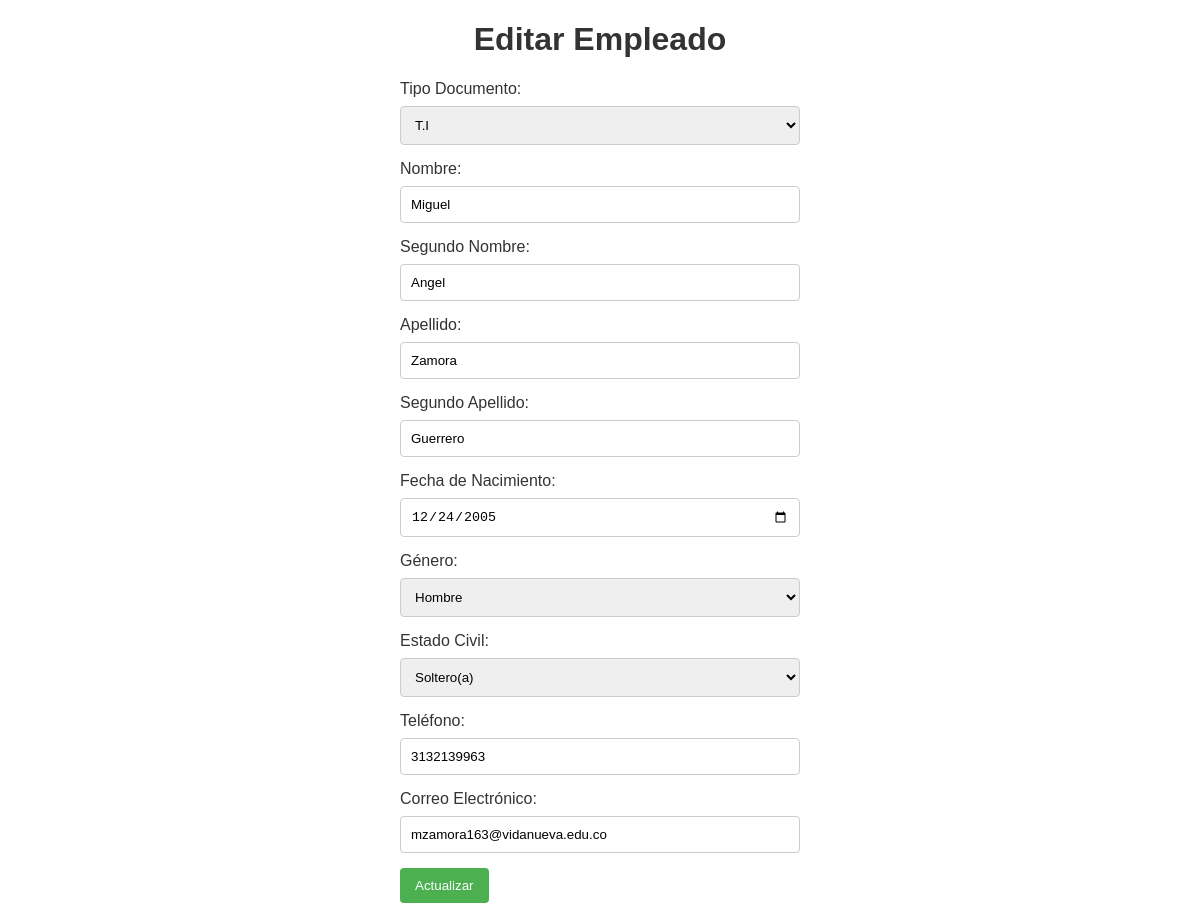
The page /editar_empleado.php?identificacion=1074810385 (signed in) on the database its author committed.
### tables this page shows
CREATE TABLE `empleados` (
  `identificacion` char(10) NOT NULL,
  `NIT` char(10) NOT NULL,
  `tipo_documento` enum('C.C','T.I','C.E') NOT NULL,
  `nombre` varchar(50) NOT NULL,
  `nombre2` varchar(50) DEFAULT NULL,
  `apellido` varchar(50) NOT NULL,
  `apellido2` varchar(50) DEFAULT NULL,
  `fecha_nacimiento` date NOT NULL,
  `genero` enum('Hombre','Mujer','Indefinido') DEFAULT NULL,
  `estado_civil` enum('soltero(a)','casado(a)','viudo(a)','divorciado(a)') DEFAULT NULL,
  `telefono` double NOT NULL,
  `correo` varchar(50) NOT NULL
);

### conexion.php (called while the page is built, shortened)
<?php
class Conexion {
    private $host = "localhost";
    private $username = "root";
    private $password = "";
    private $database = "proyecto";
    private $charset = 'utf8';
    protected $pdo;
    public function __construct($host = null, $username = null, $password = null, $database = null, $charset = 'utf8') {
        $this->charset = $charset;
    }
    private function connect() {
        $dsn = "mysql:host={$this->host};dbname={$this->database};charset={$this->charset}";
        try {
            $this->pdo = new PDO($dsn, $this->username, $this->password);
            $this->pdo->setAttribute(PDO::ATTR_ERRMODE, PDO::ERRMODE_EXCEPTION);
        } catch (PDOException $e) {
            die("Error: " . $e->getMessage());
        }
    }
    public function getPdo() {
        return $this->pdo;
    }
}
?>

### clases.php (called while the page is built, shortened)
<?php
require_once 'conexion.php';
class Empleados extends Conexion {
    public function seleccionarEmpleadoPorIdentificacion($identificacion) {
        $query = "SELECT * FROM empleados WHERE identificacion = :identificacion";
        $stmt = $this->getPdo()->prepare($query);
        $stmt->bindParam(':identificacion', $identificacion, PDO::PARAM_STR);
        $stmt->execute();
        return $stmt->fetch(PDO::FETCH_ASSOC);
    }
}
?>

### editar_empleado.php (the view, shortened to what this page needs)
<?php
require_once 'clases.php';
if ($_SERVER['REQUEST_METHOD'] === 'GET' && isset($_GET['identificacion'])) {
    $identificacion = $_GET['identificacion'];
    $empleadosObj = new Empleados();
    $empleado = $empleadosObj->seleccionarEmpleadoPorIdentificacion($identificacion);
} else {
    echo "Identificación de empleado no proporcionada.";
    exit();
}
?>
<!DOCTYPE html>
<html lang="es">
<head>
</head>
<body>
    <h1>Editar Empleado</h1>
    <form method="post">
        <label for="tipo_documento">Tipo Documento:</label>
        <select name="tipo_documento" required>
            <option value="T.I" <?= ($empleado['tipo_documento'] === 'T.I') ? 'selected' : '' ?>>T.I</option>
        </select>
        <label for="nombre">Nombre:</label>
        <input type="text" name="nombre" value="<?= $empleado['nombre'] ?>" required>
        <label for="nombre2">Segundo Nombre:</label>
        <input type="text" name="nombre2" value="<?= $empleado['nombre2'] ?>">
        <label for="apellido">Apellido:</label>
        <input type="text" name="apellido" value="<?= $empleado['apellido'] ?>" required>
        <label for="apellido2">Segundo Apellido:</label>
        <input type="text" name="apellido2" value="<?= $empleado['apellido2'] ?>">
        <label for="fecha_nacimiento">Fecha de Nacimiento:</label>
        <input type="date" name="fecha_nacimiento" value="<?= $empleado['fecha_nacimiento'] ?>" required>
        <label for="genero">Género:</label>
        <select name="genero" required>
            <option value="Hombre" <?= ($empleado['genero'] === 'Hombre') ? 'selected' : '' ?>>Hombre</option>
        </select>
        <label for="estado_civil">Estado Civil:</label>
        <select name="estado_civil" required>
            <option value="soltero(a)" <?= ($empleado['estado_civil'] === 'soltero(a)') ? 'selected' : '' ?>>Soltero(a)</option>
        </select>
        <label for="telefono">Teléfono:</label>
        <input type="text" name="telefono" value="<?= $empleado['telefono'] ?>" required>
        <label for="correo">Correo Electrónico:</label>
        <input type="email" name="correo" value="<?= $empleado['correo'] ?>" required>
        <button type="submit">Actualizar</button>
    </form>
</body>
</html>

### editar_empleado.php (style rules this page uses)
body { font-family: 'Arial', sans-serif; margin: 20px; }
h1 { color: #333; text-align: center; }
form { max-width: 400px; margin: 20px auto; }
label { display: block; margin-bottom: 8px; color: #333; }
input, select { width: 100%; padding: 10px; margin-bottom: 15px; border: 1px solid #ccc; border-radius: 4px; box-sizing: border-box; }
button { background-color: #4CAF50; color: white; padding: 10px 15px; border: none; border-radius: 4px; cursor: pointer; }

### rows shown on the page
empleados: tipo_documento "T.I", nombre "Miguel", nombre2 "Angel", apellido "Zamora", apellido2 "Guerrero", fecha_nacimiento "12/24/2005", genero "Hombre", estado_civil "Soltero(a)", telefono "3132139963", correo "mzamora163@vidanueva.edu.co"
